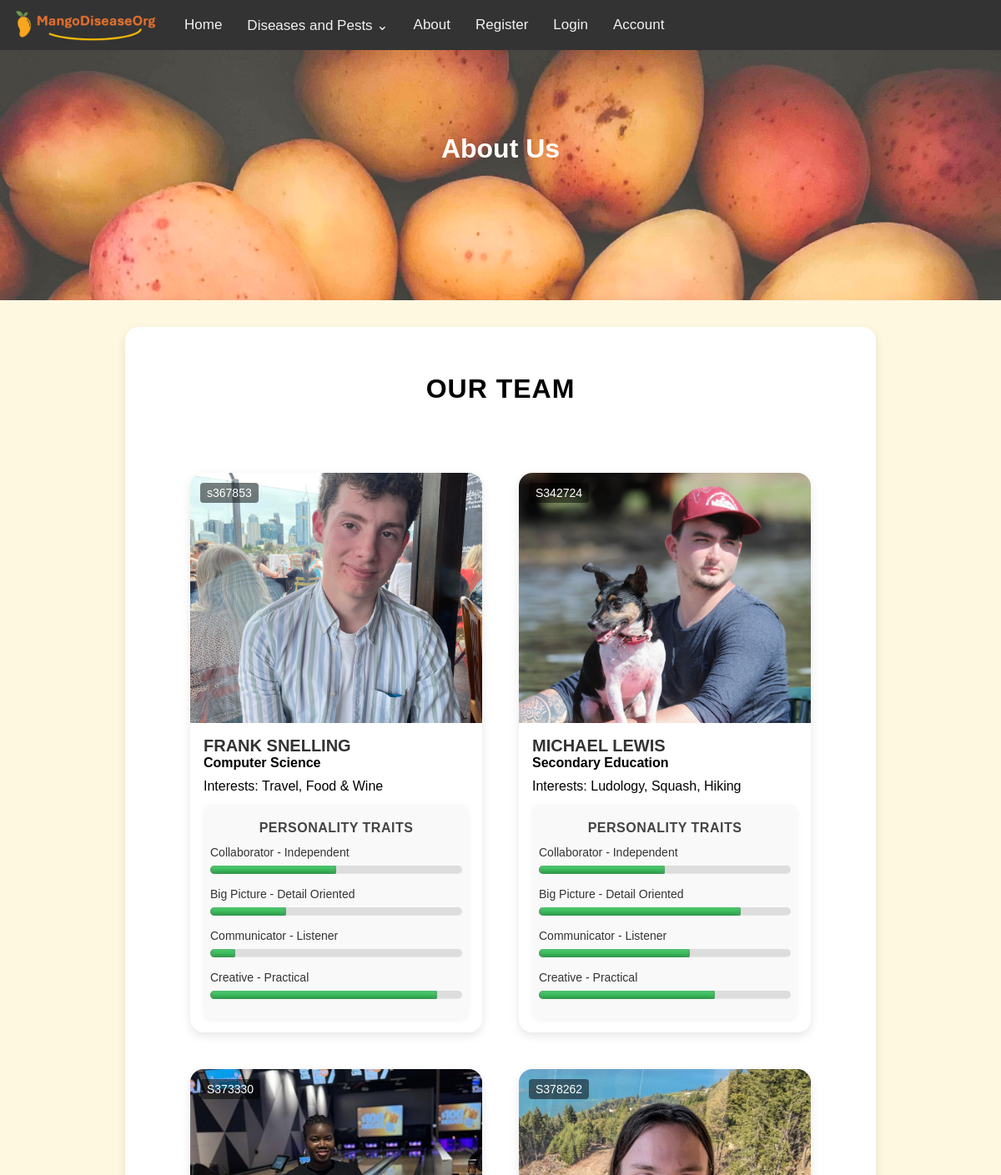
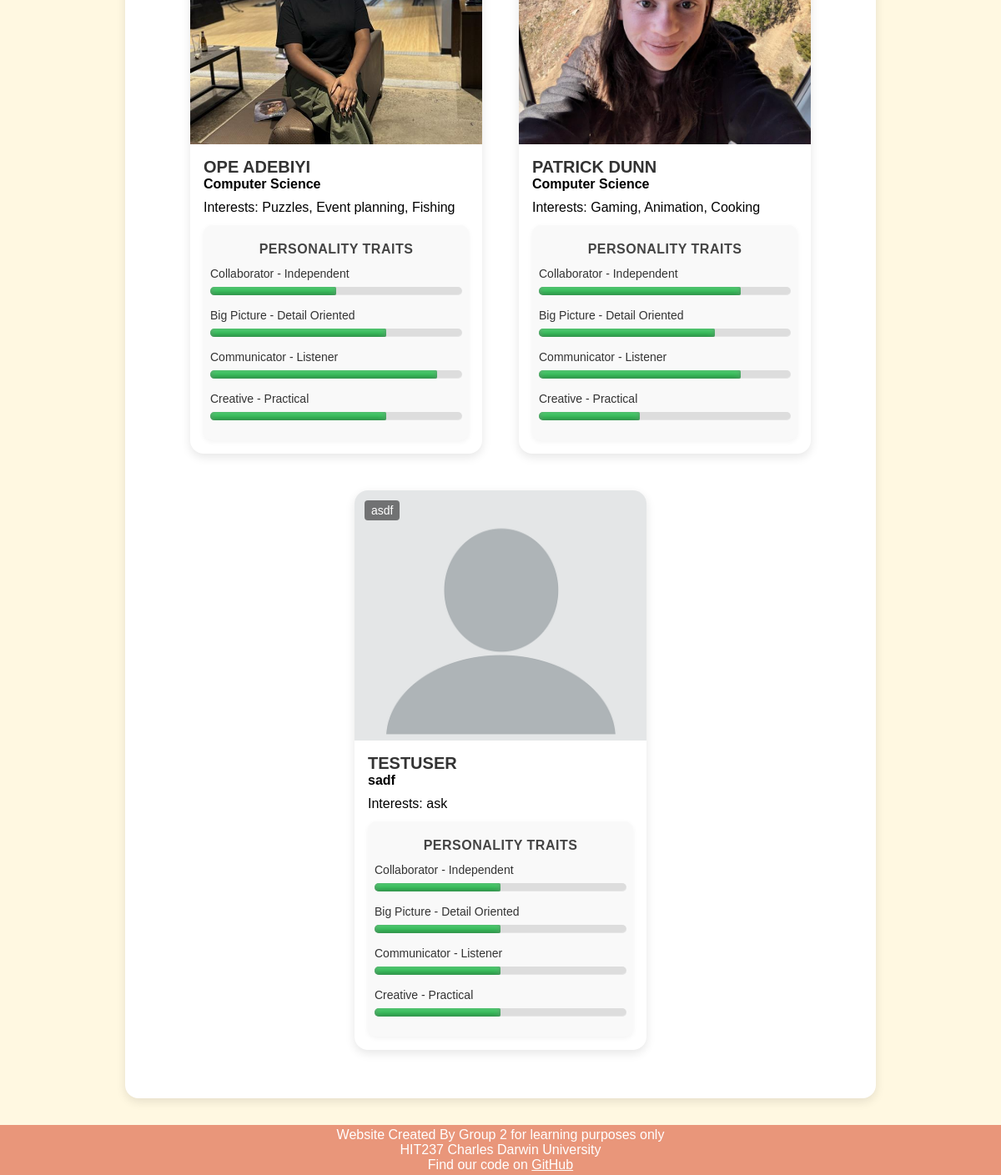
The page /about/ on the database its author committed (2 pictures, top to bottom).
### mango_disease_app/models.py (models this page shows, shortened)
class UserProfile(models.Model):
    user = models.OneToOneField(
        User,
        on_delete=models.CASCADE,
        limit_choices_to={'is_superuser': True},
    )
    student_number = models.CharField(max_length=7)
    degree = models.CharField(max_length=30)
    interests = models.CharField(max_length=100)
    image = models.ImageField(upload_to="author_images/", default="author_images/blank.png")
    collaborator_independent = models.SmallIntegerField(validators=[MinValueValidator(0), MaxValueValidator(10)], default=5)
    bigPicture_detailOriented = models.SmallIntegerField(validators=[MinValueValidator(0), MaxValueValidator(10)], default=5)
    communicator_listener = models.SmallIntegerField(validators=[MinValueValidator(0), MaxValueValidator(10)], default=5)
    creative_practical = models.SmallIntegerField(validators=[MinValueValidator(0), MaxValueValidator(10)], default=5)

### mango_disease_app/views/core_views.py (the view)
# urls.py: re_path(r'^about/$', views.about, name='about'),
def about(request):
    authors = UserProfile.objects.all()
    page_data = {'cards': authors}
    return render(request, 'mango_disease_app/about.html', page_data)

### mango_disease_app/context_processors.py (called while the page is built)
def disease_menu(request):
    return {'navs': Disease.objects.all()}

### mango_disease_app/templatetags/custom_filters.py (called while the page is built)
@register.filter
def multiply(value, arg):
    try:
        return float(value) * float(arg)
    except (ValueError, TypeError):
        return ''

### mango_disease_app/templates/mango_disease_app/about.html (shortened to what this page needs)
{% extends 'mango_disease_app/base.html' %}
{% load custom_filters %}
{% block page_header %}About Us{% endblock %}
{% load static %}
{% block content %}
<h2>Our Team</h2>
<div class="card-container">
    {% for author in cards %}
    <div class="card">
        <div class="image-wrapper">
            <img class="author_img" src="{{ author.image.url|default:"author_images/blank.png" }}">
            <p class="overlay-text">{{ author.student_number }}</p>
        </div>
        <div class="card-content">
            <h3>{{ author.user.get_full_name|default:author.user.username|upper }}</h3>
            <h4>{{ author.degree }}</h4>
            <p>Interests: {{ author.interests }}</p>
            <div class="traits-box">
                <h5>PERSONALITY TRAITS</h5>
                <label for="meter">Collaborator - Independent</label>
                <div class="meter">
                    <span style="width: {{ author.collaborator_independent|multiply:10 }}%"> </span>
                </div>
                <label for="meter">Big Picture - Detail Oriented</label>
                <div class="meter">
                    <span style="width: {{ author.bigPicture_detailOriented|multiply:10 }}%"></span>
                </div>
                <label for="meter">Communicator - Listener</label>
                <div class="meter">
                    <span style="width: {{ author.communicator_listener|multiply:10 }}%"></span>
                </div>
                <label for="meter">Creative - Practical</label>
                <div class="meter">
                    <span style="width: {{ author.creative_practical|multiply:10 }}%"></span>
                </div>
            </div>
        </div>
    </div>
    {% endfor %}
</div>
{% endblock %}

### mango_disease_app/static/css/styles.css (style rules this page uses)
* { margin: 0; padding: 0; font-family: Arial; }
body { min-height: 100vh; display: flex; flex-direction: column; background-color: #fff8e1; }
h2 { font-size: 32px; text-align: center; margin: 40px 0 40px; font-weight: 700; text-transform: uppercase; letter-spacing: 1px; }
.card-container { display: flex; flex-wrap: wrap; justify-content: center; gap: 1.5rem; padding: 2rem; }
.card { width: 350px; margin: 10px; background-color: white; border-radius: 16px; box-shadow: 0 4px 12px rgba(0, 0, 0, 0.1); overflow: hidden; transition: transform 0.2s ease, box-shadow 0.2s ease; }
.author_img { width: 100%; height: 300px; object-fit: cover; }
.image-wrapper { position: relative; width: 100%; height: 300px; }
.overlay-text { position: absolute; top: 12px; left: 12px; background-color: rgba(0, 0, 0, 0.5); color: #fff; padding: 4px 8px; border-radius: 4px; font-size: 14px; font-weight: 500; }
.card-content { padding: 16px; }
.card-content h3 { font-size: 20px; color: #333; }
.card-content h4 { margin-bottom: 10px; }
.card-content h5 { margin: 12px auto 4px; font-size: 16px; color: #444; font-weight: 600; letter-spacing: 0.5px; text-align: center; }
.card-content label { margin: 8px 0 4px; font-size: 14px; color: #555; font-weight: 500; }
.meter { height: 10px; position: relative; background: #ddd; border-radius: 6px; margin: 8px 0 16px; box-shadow: inset 0 -1px 1px rgba(255, 255, 255, 0.3); }
.meter > span { display: block; height: 100%; border-top-right-radius: 8px; border-bottom-right-radius: 8px; border-top-left-radius: 20px; border-bottom-left-radius: 20px; background-color: rgb(43,194,83); background-image: linear-gradient( center bottom, rgb(43,194,83) 37%, rgb(84,240,84) 69% ); box-shadow: inset 0 2px 9px rgba(255,255,255,0.3), inset 0 -2px 6px rgba(0,0,0,0.4); position: relative; overflow: hidden; }
.traits-box { background-color: #f9f9f9; border-radius: 10px; padding: 8px; margin-top: 12px; box-shadow: 0 2px 6px rgba(0, 0, 0, 0.05); }
.traits-box label { display: block; font-size: 14px; font-weight: 500; margin-top: 12px; color: #333; }

### mango_disease_app/static/css/form.css (style rules this page uses)
*, *::before, *::after { box-sizing: border-box; }

### rows shown on the page
UserProfile: image (picture), student_number "s367853", user.get_full_name "FRANK SNELLING", degree "Computer Science", interests "Travel, Food & Wine", collaborator_independent 5 (drawn), bigPicture_detailOriented 3 (drawn), communicator_listener 1 (drawn), creative_practical 9 (drawn)
UserProfile: image (picture), student_number "S342724", user.get_full_name "MICHAEL LEWIS", degree "Secondary Education", interests "Ludology, Squash, Hiking", collaborator_independent 5 (drawn), bigPicture_detailOriented 8 (drawn), communicator_listener 6 (drawn), creative_practical 7 (drawn)
UserProfile: image (picture), student_number "S373330", user.get_full_name "OPE ADEBIYI", degree "Computer Science", interests "Puzzles, Event planning, Fishing", collaborator_independent 5 (drawn), bigPicture_detailOriented 7 (drawn), communicator_listener 9 (drawn), creative_practical 7 (drawn)
UserProfile: image (picture), student_number "S378262", user.get_full_name "PATRICK DUNN", degree "Computer Science", interests "Gaming, Animation, Cooking", collaborator_independent 8 (drawn), bigPicture_detailOriented 7 (drawn), communicator_listener 8 (drawn), creative_practical 4 (drawn)
UserProfile: image (placeholder picture), student_number "asdf", user.get_full_name "TESTUSER", degree "sadf", interests "ask", collaborator_independent 5 (drawn), bigPicture_detailOriented 5 (drawn), communicator_listener 5 (drawn), creative_practical 5 (drawn)
